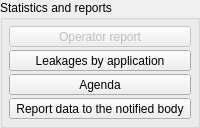
    <widget class="QGroupBox" name="gb_statistics">
     <property name="title">
      <string>Statistics and reports</string>
     </property>
     <layout class="QVBoxLayout" name="verticalLayout_3">
      <property name="spacing">
       <number>3</number>
      </property>
      <property name="margin">
       <number>6</number>
      </property>
      <item>
       <widget class="QToolButton" name="tbtn_view_operator_report">
        <property name="enabled">
         <bool>false</bool>
        </property>
        <property name="sizePolicy">
         <sizepolicy hsizetype="Minimum" vsizetype="Fixed">
          <horstretch>0</horstretch>
          <verstretch>0</verstretch>
         </sizepolicy>
        </property>
        <property name="statusTip">
         <string>View operator report</string>
        </property>
        <property name="text">
         <string>Operator report</string>
        </property>
        <property name="icon">
         <iconset resource="resources.qrc">
          <normaloff>:/images/images/view.png</normaloff>:/images/images/view.png</iconset>
        </property>
        <property name="iconSize">
         <size>
          <width>16</width>
          <height>16</height>
         </size>
        </property>
        <property name="checkable">
         <bool>true</bool>
        </property>
        <property name="toolButtonStyle">
         <enum>Qt::ToolButtonTextBesideIcon</enum>
        </property>
       </widget>
      </item>
      <item>
       <widget class="QToolButton" name="tbtn_view_leakages">
        <property name="sizePolicy">
         <sizepolicy hsizetype="Minimum" vsizetype="Fixed">
          <horstretch>0</horstretch>
          <verstretch>0</verstretch>
         </sizepolicy>
        </property>
        <property name="statusTip">
         <string>View leakages by application</string>
        </property>
        <property name="text">
         <string>Leakages by application</string>
        </property>
        <property name="icon">
         <iconset resource="resources.qrc">
          <normaloff>:/images/images/view.png</normaloff>:/images/images/view.png</iconset>
        </property>
        <property name="iconSize">
         <size>
          <width>16</width>
          <height>16</height>
         </size>
        </property>
        <property name="checkable">
         <bool>true</bool>
        </property>
        <property name="toolButtonStyle">
         <enum>Qt::ToolButtonTextBesideIcon</enum>
        </property>
       </widget>
      </item>
      <item>
       <widget class="QToolButton" name="tbtn_view_agenda">
        <property name="sizePolicy">
         <sizepolicy hsizetype="Minimum" vsizetype="Fixed">
          <horstretch>0</horstretch>
          <verstretch>0</verstretch>
         </sizepolicy>
        </property>
        <property name="statusTip">
         <string>View agenda</string>
        </property>
        <property name="text">
         <string>Agenda</string>
        </property>
        <property name="icon">
         <iconset resource="resources.qrc">
          <normaloff>:/images/images/view.png</normaloff>:/images/images/view.png</iconset>
        </property>
        <property name="iconSize">
         <size>
          <width>16</width>
          <height>16</height>
         </size>
        </property>
        <property name="checkable">
         <bool>true</bool>
        </property>
        <property name="toolButtonStyle">
         <enum>Qt::ToolButtonTextBesideIcon</enum>
        </property>
       </widget>
      </item>
      <item>
       <widget class="QToolButton" name="tbtn_report_data">
        <property name="sizePolicy">
         <sizepolicy hsizetype="Minimum" vsizetype="Fixed">
          <horstretch>0</horstretch>
          <verstretch>0</verstretch>
         </sizepolicy>
        </property>
        <property name="statusTip">
         <string>Report data to the notified body</string>
        </property>
        <property name="text">
         <string>Report data to the notified body</string>
        </property>
       </widget>
      </item>
     </layout>
    </widget>
